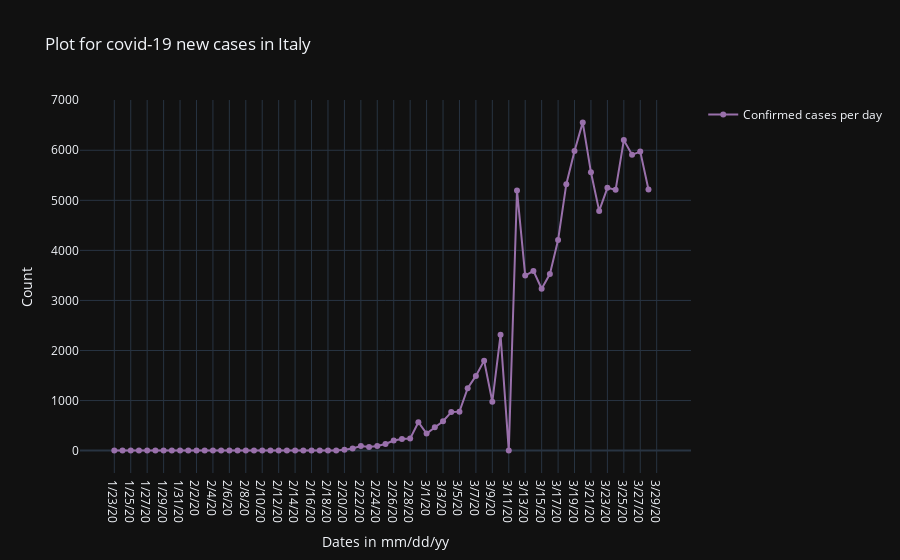

Notebook cell for this chart:
### Code cell
cnf_fig.show()

### Figure 1 — Plotly figure (JSON) as saved in the notebook; plotly's stock layout.template omitted (floating-point values rounded to 4 significant figures)
{"data": [{"line": {"color": "#9970AB"}, "mode": "lines+markers", "name": "Confirmed cases per day", "type": "scatter", "x": ["1/23/20", "1/24/20", "1/25/20", "1/26/20", "1/27/20", "1/28/20", "1/29/20", "1/30/20", "1/31/20", "2/1/20", "2/2/20", "2/3/20", "2/4/20", "2/5/20", "2/6/20", "2/7/20", "2/8/20", "2/9/20", "2/10/20", "2/11/20", "2/12/20", "2/13/20", "2/14/20", "2/15/20", "2/16/20", "2/17/20", "2/18/20", "2/19/20", "2/20/20", "2/21/20", "2/22/20", "2/23/20", "2/24/20", "2/25/20", "2/26/20", "2/27/20", "2/28/20", "2/29/20", "3/1/20", "3/2/20", "3/3/20", "3/4/20", "3/5/20", "3/6/20", "3/7/20", "3/8/20", "3/9/20", "3/10/20", "3/11/20", "3/12/20", "3/13/20", "3/14/20", "3/15/20", "3/16/20", "3/17/20", "3/18/20", "3/19/20", "3/20/20", "3/21/20", "3/22/20", "3/23/20", "3/24/20", "3/25/20", "3/26/20", "3/27/20", "3/28/20", "3/29/20"], "y": [0, 0, 0, 0, 0, 0, 0, 2, 0, 0, 0, 0, 0, 0, 1, 0, 0, 0, 0, 0, 0, 0, 0, 0, 0, 0, 0, 0, 17, 42, 93, 74, 93, 131, 202, 233, 240, 566, 342, 466, 587, 769, 778, 1247, 1492, 1797, 977, 2313, 0, 5198, 3497, 3590, 3233, 3526, 4207, 5322, 5986, 6557, 5560, 4789, 5249, 5210, 6203, 5909, 5974, 5217, null]}], "layout": {"showlegend": true, "title": {"text": "Plot for covid-19 new cases in Italy"}, "xaxis": {"title": {"text": "Dates in mm/dd/yy"}}, "yaxis": {"title": {"text": "Count"}}}}
